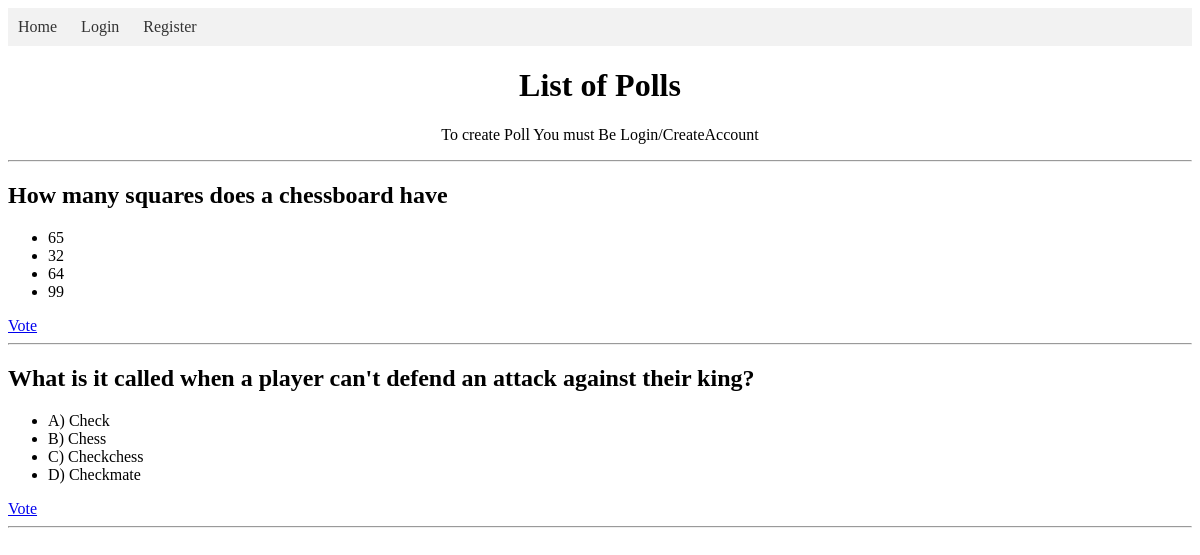
The page / on the database its author committed.
### polls/models.py (models this page shows, shortened)
class Poll(models.Model):
    question = models.CharField(max_length=200)

class Choice(models.Model):
    poll = models.ForeignKey(Poll, on_delete=models.CASCADE)
    choice_text = models.CharField(max_length=200)
    votes = models.IntegerField(default=0)

### polls/views.py (the view)
# urls.py: path('', views.PollListView.as_view(), name='list'),
class PollListView(View):
    def get(self, request):
        polls = Poll.objects.all()
        return render(request, 'polls/poll_list.html', {'polls': polls})

### polls/templates/polls/poll_list.html
{% extends 'polls/base.html' %}
{% block content %}
<h1>List of Polls</h1>
<center><p>To create Poll You must Be Login/CreateAccount</p></center>
<hr>
{% for poll in polls %}
  <h2>{{ poll.question }}</h2>
  <ul>
    {% for choice in poll.choice_set.all %}
      <li>{{ choice.choice_text }}</li>
    {% endfor %}
  </ul>
  <a href="{% url 'polls:detail' poll_id=poll.id %}">Vote</a>
  <hr>
{% endfor %}
{% endblock %}

### polls/templates/polls/base.html (shortened to what this page needs)
{% load static %}
<!DOCTYPE html>
<html lang="en">
<head>
    <link rel="stylesheet" type="text/css" href="{% static 'polls/style.css' %}">
</head>
<body>
  <nav>
    <ul>
      {% if user.is_authenticated %}
      <li><a href="{% url 'polls:list' %}">Welcome {{user.username}}</a></li>
        <li><a href="{% url 'polls:create' %}">Create Poll</a></li>
        <li><a href="{% url 'polls:logout' %}">Logout</a></li>
      {% else %}
      <li><a href="{% url 'polls:list' %}">Home</a></li>
        <li><a href="{% url 'polls:login' %}">Login</a></li>
        <li><a href="{% url 'polls:register' %}">Register</a></li>
      {% endif %}
    </ul>
  </nav>
    {% block content %}
    {% endblock %}
</body>
</html>

### polls/static/polls/style.css (style rules this page uses)
nav { background-color: #f2f2f2; }
nav ul { list-style-type: none; margin: 0; padding: 0; }
nav ul li { display: inline; }
nav ul li a { display: inline-block; padding: 10px; text-decoration: none; color: #333; }
h1 { text-align: center; }

### rows shown on the page
Poll: question "How many squares does a chessboard have"
Choice: choice_text "65"
Choice: choice_text "32"
Choice: choice_text "64"
Choice: choice_text "99"
Poll: question "What is it called when a player can't defend an attack against their king?"
Choice: choice_text "A) Check"
Choice: choice_text "B) Chess"
Choice: choice_text "C) Checkchess"
Choice: choice_text "D) Checkmate"
